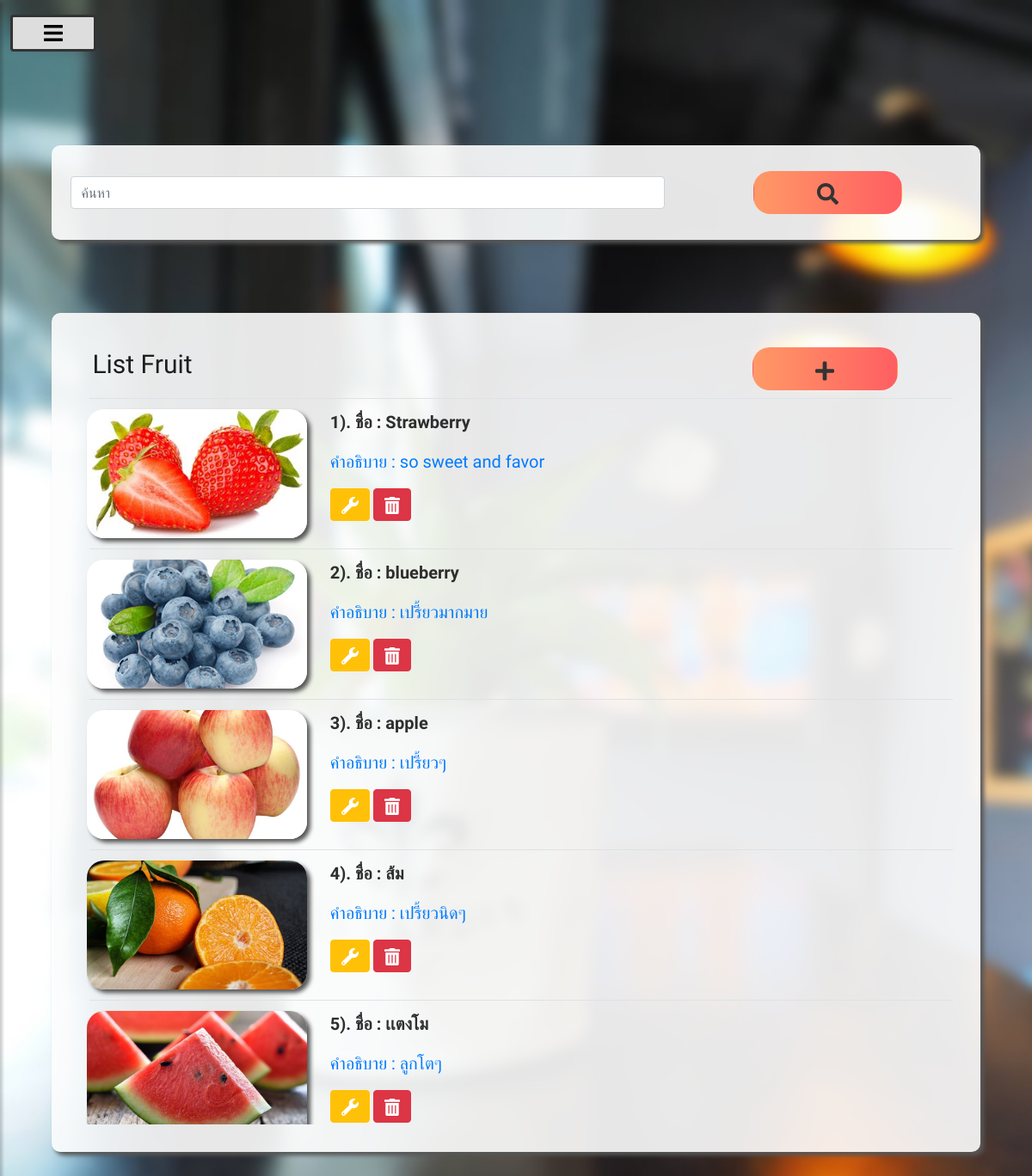
The page /managements/list_fruit/ (signed in) on the database its author committed.
### product/models.py (models this page shows)
class Fruit(models.Model):
    picture = models.ImageField(default='Fruit/default.png',upload_to='Fruit/',null=True,blank=True)
    fruit_name = models.CharField( max_length=30)
    fruit_desc = models.CharField( max_length=50)
    useable_status = models.BooleanField(default=True)

### managements/views.py (the view)
# urls.py: path('list_fruit/', views.list_fruit, name='list_fruit'),
@login_required
def list_fruit(request):
    fruit = Fruit.objects.all()
    search = request.GET.get('search','')
    fruit = Fruit.objects.filter(fruit_name__icontains=search)
    context = {
        'fruit' : fruit
    }
    return render(request, 'managements/list_fruit.html', context)

### managements/templates/managements/list_fruit.html (shortened to what this page needs)
{% extends "base.html" %} {% block content %} {% load static %}
<div class="container listall">
    <div class="list col-12" style="margin-bottom: 5vh; margin-top: 1vh;">
        <form class="form-inline" method="GET" action="{% url 'list_fruit'%}">
            <input type="text" class="form-control col-lg-8 col-6" id="search" name="search" placeholder="ค้นหา">
            <button class="btn bottoncolor78 col-4 col-lg-2" type="submit" style="margin-right:0px;">
                <img style="height:25px; filter: invert(0.2);" src="{% static 'search-solid.svg' %}">
            </button>
        </form>
    </div>
    <div class="col-12 list_r">
        <label class="titlelist col-lg-8 col-6">List Fruit</label>
        <a class="btn bottoncolor78 col-lg-2 col-4" href="{% url 'add_fruit' %}">
            <img style="height: 25px; filter: invert(0.2);" src="{% static 'plus-solid.svg' %}">
        </a>
        <div class="alltable">
            <div class="listbody">
                <table class="table tablebo" style="margin-left: 1vw;">
                    {% for di in fruit %}
                   <tr><td><div class="row ">
                        <div class="titledrink col-3" style="background-image: url('..{{ di.picture.url }}');"></div>
                                <div class="col-8" style="margin-left: 1vw;">
                                    <p style="font-weight: bold;">{{ forloop.counter }}). ชื่อ : {{di.fruit_name}}</p>
                                    <p class="text-primary">คำอธิบาย : {{di.fruit_desc}}</p>
                                    <a href="{% url 'edit_fruit' di.id %}" class="btn btn-warning text-white">
                                        <img style="height:20px; filter: invert(1);" src="{% static 'wrench-solid.svg' %}">
                                    </a>
                                    <a href="{% url 'delete_fruit' di.id %}" class="btn btn-danger text-white">
                                        <img style="height:20px; filter: invert(1);" src="{% static 'trash-alt-solid.svg' %}">
                                    </a>
                                </div>
                        </div>
                        </td>
                    </tr>
                    {% endfor %}
                </table>
            </div>
        </div>
    </div>
</div>
{% endblock content %}

### static/css/style3.css (style rules this page uses)
body { font-family: 'Poppins', sans-serif; background: #fafafa; }
p { color: rgb(46, 46, 46); }
a, a:hover, a:focus { color: black; text-decoration: none; transition: all 0.3s; }

### managements/templates/managements/list_fruit.html (style rules this page uses)
.titledrink { width: 100px; height: 150px; text-align: center; line-height: 150px; border-radius: 20px; background-size: cover; transition: 0.15s ease; background-position: center; box-shadow: 4px 4px 5px 0px rgba(87, 87, 87, 1); }
p { font-size: 20px; }
th, td { width: 20%; }
table { font-size: 18px; }
.listbody { height: 50vh; }
.alltable { width: 100%; overflow-x: hidden; }
.list { background-color: rgba(253, 253, 253, 0.9); padding: 2%; border-radius: 10px; box-shadow: 4px 4px 5px 0px rgba(87, 87, 87, 1); }
.list_r { background-color: rgba(253, 253, 253, 0.9); padding: 3%; border-radius: 10px; box-shadow: 4px 4px 5px 0px rgba(87, 87, 87, 1); margin-bottom: 5vh; }
.bottoncolor78 { text-align: center; color: rgb(82, 82, 82); font-size: 24px; border-radius: 20px; background: linear-gradient(to right, #ff9966, #ff5e62); transition: 0.25s ease; margin-top: 0.5vh; margin-bottom: 0.5vh; margin-left: 10%; }
.titlelist { font-size: 30px; }
.listall { margin-top: 10vh; }

### rows shown on the page
Fruit: picture (picture), fruit_name "Strawberry", fruit_desc "so sweet and favor"
Fruit: picture (picture), fruit_name "blueberry", fruit_desc "เปรี้ยวมากมาย"
Fruit: picture (picture), fruit_name "apple", fruit_desc "เปรี้ยวๆ"
Fruit: picture (picture), fruit_name "ส้ม", fruit_desc "เปรี้ยวนิดๆ"
Fruit: picture (picture), fruit_name "เเตงโม", fruit_desc "ลูกโตๆ"
